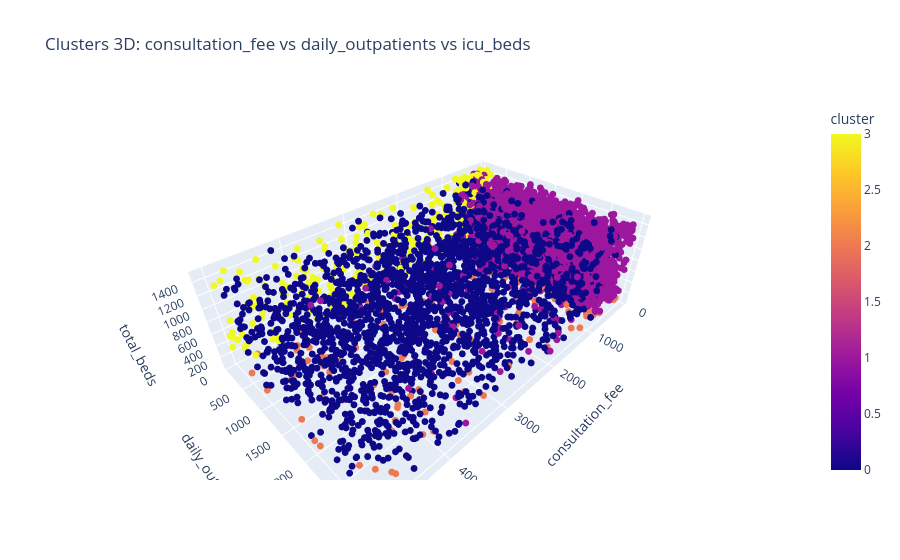

The notebook cell this image was saved under:
### Code cell
import plotly.express as px

fig = px.scatter_3d(
    df_clustered,
    x="consultation_fee",
    y="daily_outpatients",
    z="total_beds",
    color="cluster",
    hover_data=["hospital_name", "province", "city", "hpi"],
    title="Clusters 3D: consultation_fee vs daily_outpatients vs icu_beds"
)

fig.update_traces(marker=dict(size=4))
fig.show()

### Figure 1 — Plotly figure (JSON) as saved in the notebook; plotly's stock layout.template omitted (floating-point values rounded to 4 significant figures; data arrays with more than 128 entries replaced by an {"elided": "..."} marker saying what was removed)
{"data": [{"customdata": {"elided": "5500x4 mixed values"}, "hovertemplate": "consultation_fee=%{x}<br>daily_outpatients=%{y}<br>total_beds=%{z}<br>hospital_name=%{customdata[0]}<br>province=%{customdata[1]}<br>city=%{customdata[2]}<br>hpi=%{customdata[3]}<br>cluster=%{marker.color}<extra></extra>", "legendgroup": "", "marker": {"color": {"elided": "5500 int values"}, "coloraxis": "coloraxis", "size": 4, "symbol": "circle"}, "mode": "markers", "name": "", "scene": "scene", "showlegend": false, "type": "scatter3d", "x": {"elided": "5500 int values"}, "y": {"elided": "5500 int values"}, "z": {"elided": "5500 int values"}}], "layout": {"coloraxis": {"colorbar": {"title": {"text": "cluster"}}, "colorscale": [[0, "#0d0887"], [0.1111, "#46039f"], [0.2222, "#7201a8"], [0.3333, "#9c179e"], [0.4444, "#bd3786"], [0.5556, "#d8576b"], [0.6667, "#ed7953"], [0.7778, "#fb9f3a"], [0.8889, "#fdca26"], [1, "#f0f921"]]}, "legend": {"tracegroupgap": 0}, "scene": {"domain": {"x": [0, 1], "y": [0, 1]}, "xaxis": {"title": {"text": "consultation_fee"}}, "yaxis": {"title": {"text": "daily_outpatients"}}, "zaxis": {"title": {"text": "total_beds"}}}, "title": {"text": "Clusters 3D: consultation_fee vs daily_outpatients vs icu_beds"}}}
